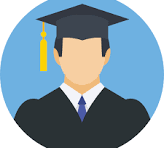
#> input picture fotomhs.png, 164 x 148 px, given in place of the camera
$ python 'Menghitung object.py'
#> lines starting #> are read from the running program, lines starting #| are printed output that depends on the picture; after the words box and inside, x2 and y2 are one past the last pixel; in counts of white or black regions, pixels touching at a corner belong together
import cv2
import numpy as np
cap = cv2.VideoCapture(0)
#rescale saja default 75% dari 640x320
def rescale_frame(frame,percent=75):
    width=int(frame.shape[1]*percent/100)
    height=int(frame.shape[0]*percent/100)
    dim = (width,height)
    return cv2.resize(frame,dim,interpolation=cv2.INTER_AREA)
#MENAMPILKAN VIDEO
while(cap.isOpened()):
    ret, frame = cap.read()
#> frame is the input picture: shape (148, 164, 3); mean B, G, R 167.4, 152.9, 128.5
    image=rescale_frame(frame,percent=100)
    gray=cv2.cvtColor(image,cv2.COLOR_BGR2GRAY)
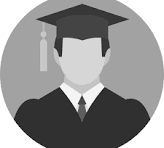
#> gray: shape (148, 164); min 0, max 255, mean 147.1
    edge=cv2.Canny(gray,40,250)
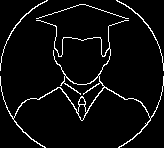
#> edge: shape (148, 164); 5% white in thin lines or dots
    contours, hierarchy = cv2.findContours(edge, cv2.RETR_EXTERNAL, cv2.CHAIN_APPROX_NONE)
#> contours = 4 contours, 1 with area under 20; largest, box (x1, y1, x2, y2) and area: (0, 20, 164, 148) 342, (116, 0, 164, 71) 32, (0, 0, 48, 71) 32
    jumlah=str(len(contours))
#> jumlah = '4'
    print("jumlah objek : ",jumlah)
#| jumlah objek :  4

    result_contour=cv2.drawContours(image,contours,-1,(0,255,0),2)
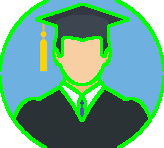
#> result_contour: shape (148, 164, 3); mean B, G, R 140.6, 167.6, 106.2
    cv2.imshow("rsult_contour",result_contour)
    #cv2.imshow("Kamera",gray)
    cv2.imshow("Edge,",edge)
    #interrupt=cv2.waitkey(10)
    #cv2.imshow('frame', frame)
    if cv2.waitKey(1) & 0xFF == ord('q'):
#> (key q is pressed here)
        break

cap.release()
cv2.destroyAllWindows()
